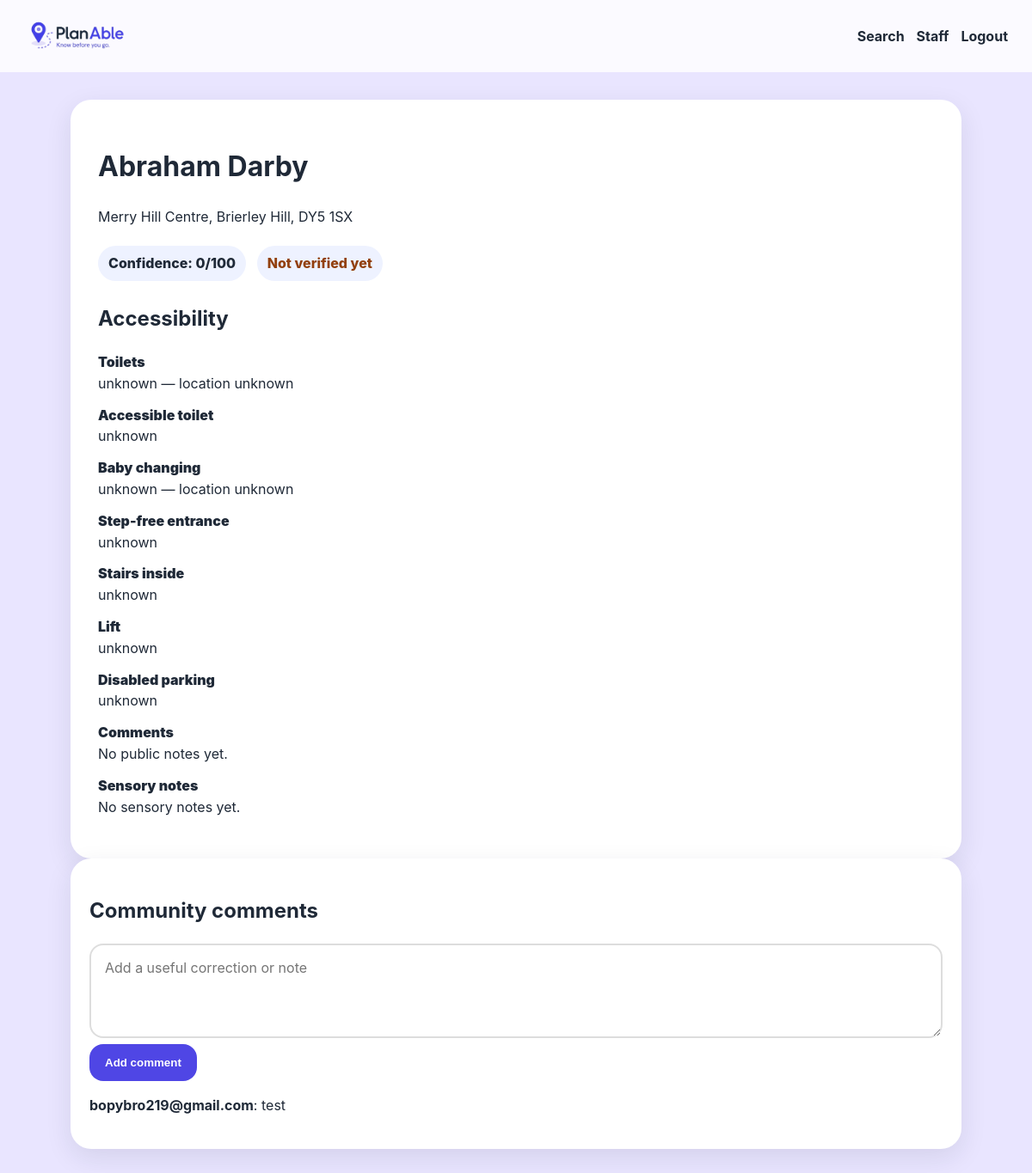
/place/abraham-darby-brierley-hill-dy5-1sx (signed in), run on the app's committed database.
### app.py (models this page shows)
class Place(db.Model):
    id = db.Column(db.Integer, primary_key=True)
    name = db.Column(db.String(255), nullable=False, index=True)
    slug = db.Column(db.String(300), unique=True, index=True)
    venue_type = db.Column(db.String(80), default="pub")
    phone = db.Column(db.String(80))
    website = db.Column(db.String(255))
    address1 = db.Column(db.String(255))
    town = db.Column(db.String(120), index=True)
    county = db.Column(db.String(120), index=True)
    postcode = db.Column(db.String(30), index=True)
    priority = db.Column(db.Integer, default=3)
    status = db.Column(db.String(60), default="needs_call", index=True)
    created_at = db.Column(db.DateTime, default=lambda: datetime.now(timezone.utc))
    updated_at = db.Column(db.DateTime, default=lambda: datetime.now(timezone.utc), onupdate=lambda: datetime.now(timezone.utc))

class AccessibilityProfile(db.Model):
    id = db.Column(db.Integer, primary_key=True)
    place_id = db.Column(db.Integer, db.ForeignKey("place.id"), unique=True, nullable=False)
    place = db.relationship("Place", backref=db.backref("accessibility", uselist=False))
    toilets_available = db.Column(db.String(30), default="unknown")
    toilet_location = db.Column(db.String(120))
    accessible_toilet = db.Column(db.String(30), default="unknown")
    baby_changing = db.Column(db.String(30), default="unknown")
    baby_changing_location = db.Column(db.String(120))
    step_free_entrance = db.Column(db.String(30), default="unknown")
    stairs_inside = db.Column(db.String(30), default="unknown")
    lift_available = db.Column(db.String(30), default="unknown")
    disabled_parking = db.Column(db.String(30), default="unknown")
    sensory_notes = db.Column(db.Text)
    public_comments = db.Column(db.Text)
    internal_notes = db.Column(db.Text)
    source = db.Column(db.String(80), default="not_verified")
    confidence_score = db.Column(db.Integer, default=0)
    last_verified_at = db.Column(db.DateTime)
    last_verified_by = db.Column(db.String(255))

class Comment(db.Model):
    id = db.Column(db.Integer, primary_key=True)
    place_id = db.Column(db.Integer, db.ForeignKey("place.id"), nullable=False)
    place = db.relationship("Place", backref="comments")
    user_email = db.Column(db.String(255))
    body = db.Column(db.Text, nullable=False)
    is_public = db.Column(db.Boolean, default=True)
    created_at = db.Column(db.DateTime, default=lambda: datetime.now(timezone.utc), index=True)

### app.py (the view)
@app.route("/place/<slug>")
@login_required
def place_detail(slug):
    place = Place.query.filter_by(slug=slug).first_or_404()
    profile = get_or_create_profile(place)
    comments = Comment.query.filter_by(place_id=place.id, is_public=True).order_by(Comment.created_at.desc()).all()
    return render_template("place.html", place=place, profile=profile, comments=comments)

### app.py (called while the page is built)
def current_user():
    email = session.get("user", {}).get("email")
    return User.query.filter_by(email=email).first() if email else None

@app.context_processor
def inject_user():
    return {"current_user": current_user(), "is_admin": is_admin_email(session.get("user", {}).get("email"))}

def is_admin_email(email):
    return bool(email and email.lower() in ADMIN_EMAILS)

def login_required(fn):
    @wraps(fn)
    def wrapper(*args, **kwargs):
        if not session.get("user"):
            flash("Please log in with Google to view results.", "info")
            return redirect(url_for("login", next=request.path))
        return fn(*args, **kwargs)
    return wrapper

def get_or_create_profile(place):
    if not place.accessibility:
        db.session.add(AccessibilityProfile(place=place))
        db.session.commit()
    return place.accessibility

### templates/place.html
{% extends 'base.html' %}{% block content %} <div class="card big">
  <h1>{{place.name}}</h1>
  <p>{{place.address1}}, {{place.town}}, {{place.postcode}}</p>
  <div class="pill">Confidence: {{profile.confidence_score}}/100</div>{% if profile.last_verified_at %} <div class="pill ok">Last verified: {{profile.last_verified_at.strftime('%d %b %Y %H:%M')}}</div>{% else %} <div class="pill warn">Not verified yet</div>{% endif %} <h2>Accessibility</h2>
  <dl>
    <dt>Toilets</dt>
    <dd>{{profile.toilets_available}} — {{profile.toilet_location or 'location unknown'}}</dd>
    <dt>Accessible toilet</dt>
    <dd>{{profile.accessible_toilet}}</dd>
    <dt>Baby changing</dt>
    <dd>{{profile.baby_changing}} — {{profile.baby_changing_location or 'location unknown'}}</dd>
    <dt>Step-free entrance</dt>
    <dd>{{profile.step_free_entrance}}</dd>
    <dt>Stairs inside</dt>
    <dd>{{profile.stairs_inside}}</dd>
    <dt>Lift</dt>
    <dd>{{profile.lift_available}}</dd>
    <dt>Disabled parking</dt>
    <dd>{{profile.disabled_parking}}</dd>
    <dt>Comments</dt>
    <dd>{{profile.public_comments or 'No public notes yet.'}}</dd>
    <dt>Sensory notes</dt>
    <dd>{{profile.sensory_notes or 'No sensory notes yet.'}}</dd>
  </dl>
</div>
<div class="card">
  <h2>Community comments</h2>
  <form method="post" action="{{ url_for('add_comment', slug=place.slug) }}">
    <textarea name="body" placeholder="Add a useful correction or note"></textarea>
    <button>Add comment</button>
  </form>{% for c in comments %} <p>
    <b>{{c.user_email}}</b>: {{c.body}}
  </p>{% endfor %}
</div>{% endblock %}

### static/style.css (style rules this page uses)
:root { --primary:#4F46E5; --bg:#E9E5FF; --text:#1F2937; --card:#fff; --ok:#34D399; --warn:#FBBF24; --bad:#F87171; }
* { box-sizing:border-box; }
body { margin:0; background:var(--bg); color:var(--text); font-family:Inter,system-ui,Arial,sans-serif; font-size:16px; line-height:1.55; }
input, select, textarea { width:100%; padding:14px 16px; border:2px solid #ddd; border-radius:16px; font:inherit; }
textarea { min-height:110px; }
.btn, button { background:var(--primary); color:white!important; border:0; border-radius:16px; padding:14px 18px; font-weight:900; text-decoration:none; cursor:pointer; }
.card { display:block; background:var(--card); border-radius:24px; padding:22px; box-shadow:0 10px 30px #1f29371a; text-decoration:none; color:var(--text); }
.big { padding:32px; }
.pill { display:inline-block; background:#eef2ff; padding:8px 12px; border-radius:999px; margin:5px 8px 5px 0; font-weight:800; }
.warn { color:#92400e; }
dt { font-weight:900; margin-top:12px; }
dd { margin-left:0; }

### data on the page
Place: name "Abraham Darby", address1 "Merry Hill Centre", town "Brierley Hill", postcode "DY5 1SX"
AccessibilityProfile: confidence_score "0", toilets_available "unknown", toilet_location "location unknown", accessible_toilet "unknown", baby_changing "unknown", baby_changing_location "location unknown", step_free_entrance "unknown", stairs_inside "unknown", lift_available "unknown", disabled_parking "unknown", public_comments "No public notes yet.", sensory_notes "No sensory notes yet."
Comment: user_email "bopybro219@gmail.com", body "test"
